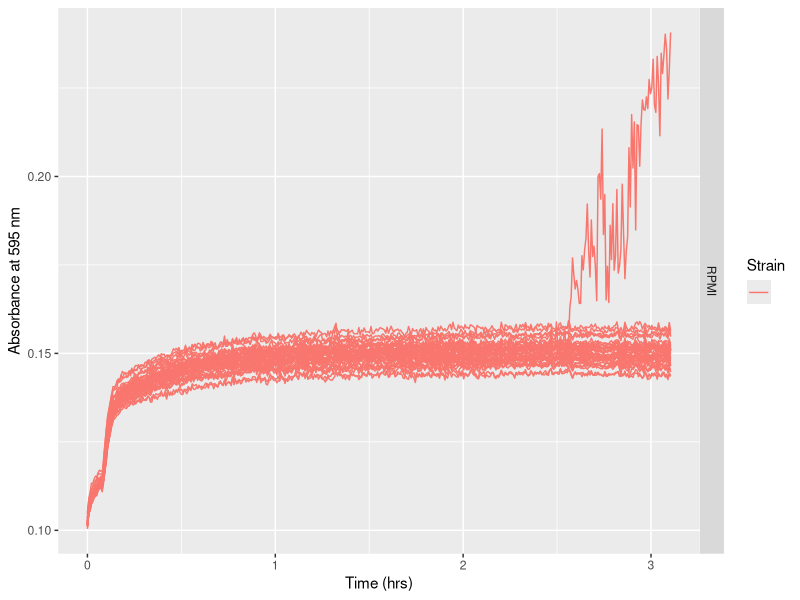
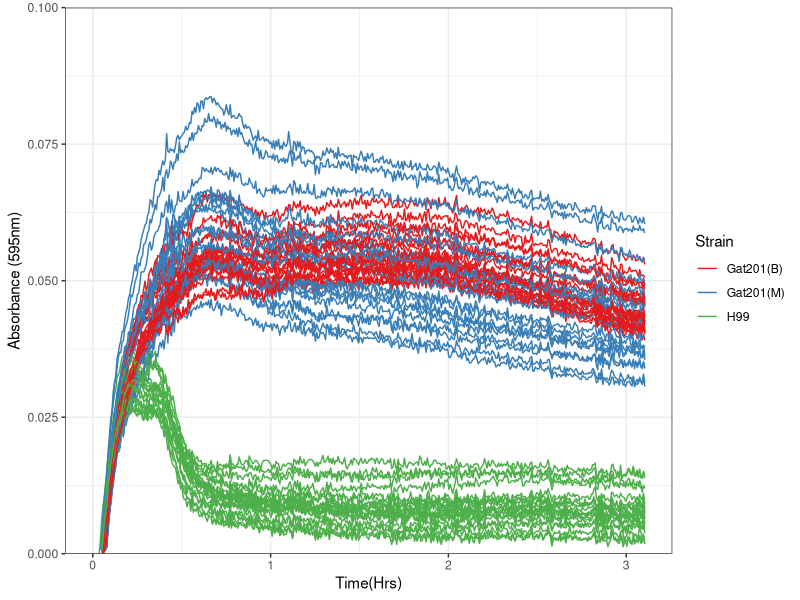
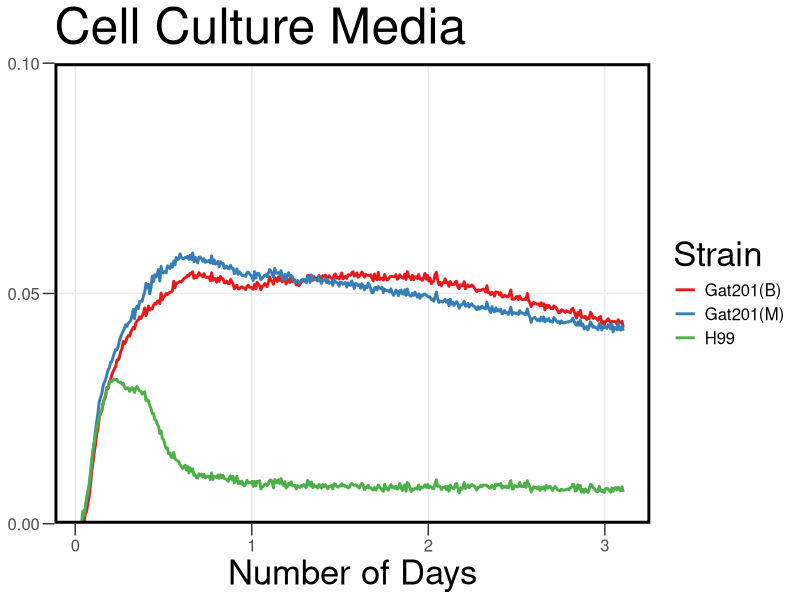
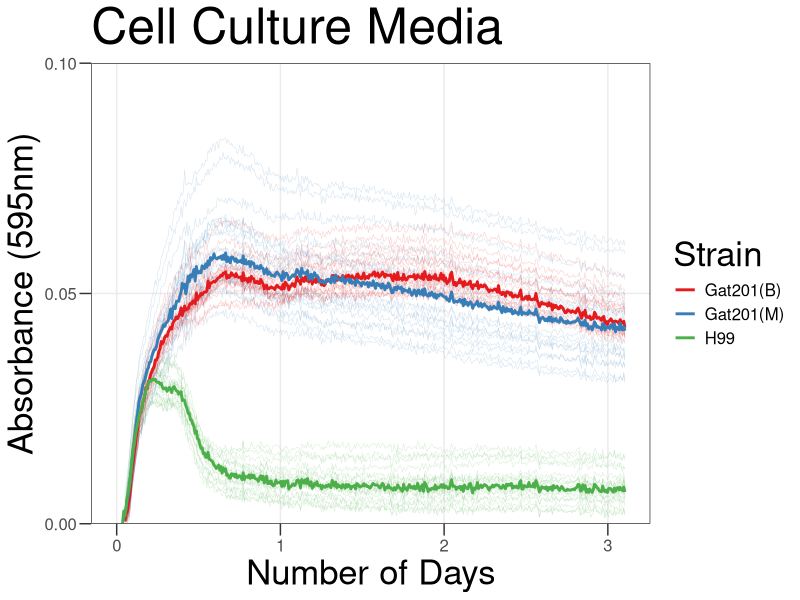
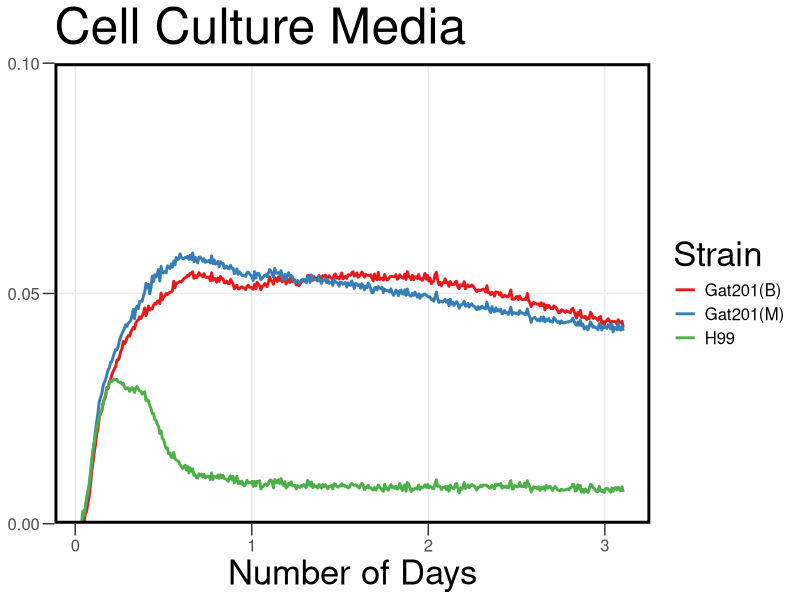
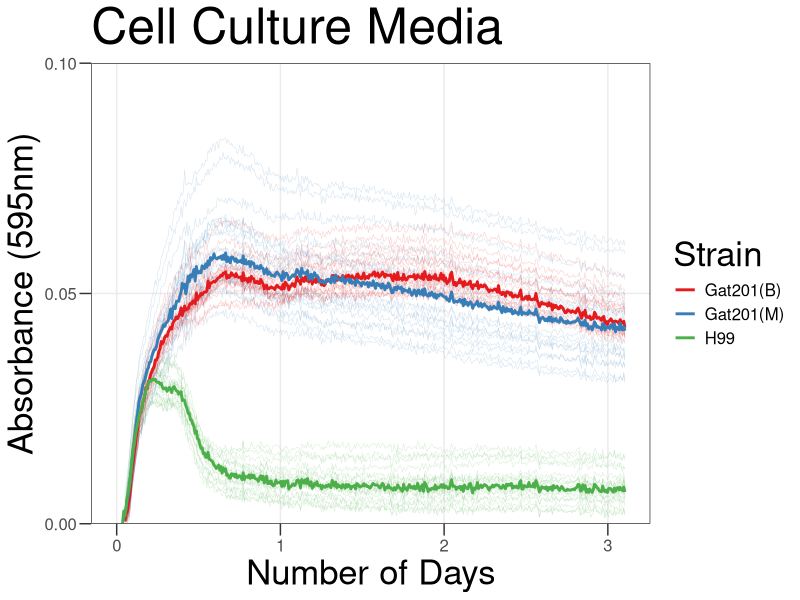

These figures' R source, in order:
## ---- chunk 1
knitr::opts_chunk$set(echo = TRUE , warning=FALSE, message=FALSE)
## ---- chunk 2
library("reshape2")
library(dplyr)
library(ggplot2)
library(tidyverse)
library(markdown)
library(cowplot)
## ---- chunk 3

rawdata <- read.csv("../Input/20200728_EH_PR2_RPMI_WT_Gat201TRSP.csv")

## ---- chunk 4

 rawdata_hrs<-mutate(rawdata, Time = Time/86400)

## ---- chunk 5
reshaped <- melt(rawdata_hrs, id=c("Time", "Temp"), 
                              variable.name="Well",
                              value.name="OD595")

summary(reshaped)
## ---- chunk 6

platemap <- read.csv("../Input/20200728-PR2_SetupCSV.csv")
head(platemap, n=10)


## ---- chunk 7

annotated <- inner_join(reshaped, platemap, by="Well")
 
## ---- chunk 8
ggplot(data=filter(annotated,Strain==""), 
       aes(x=Time, y=OD595, color=Strain, group = Well)) + 
       geom_line() + 
       facet_grid(Medium ~ .) +
       labs(x="Time (hrs)", y="Absorbance at 595 nm")
## ---- chunk 9
blank_OD_summary <- annotated %>%
  filter(Strain=="") %>%
  filter(Well != "H2") %>%
  # filter out columns 1 and 12 as well?
  group_by(Medium) %>%
  summarise(OD_median=median(OD595),
            OD_mean=mean(OD595),
            OD_max=max(OD595),
            OD_min=min(OD595))
print(blank_OD_summary)
## ---- chunk 10

normalisedOD <- annotated %>%
  left_join(blank_OD_summary, by="Medium") %>%
  mutate(OD_corrected = OD595 - OD_median)

## ---- chunk 11
ggplot(data=normalisedOD %>%
                      filter(Strain != ""), 
                      aes(x=Time, y=OD_corrected, color=Strain, group = Well)) + 
       geom_line() + 
       scale_y_continuous(limits=c(0,0.1),expand=c(0,0))+
       
  
       labs(x = "Time(Hrs)",
            y = "Absorbance (595nm)") +
       theme(text = element_text(size = 20))+
       theme_bw()+
       scale_color_brewer(palette="Set1")
## ---- chunk 12

ggplot(data=normalisedOD %>%
                     filter(Strain != ""), 
                      aes(x=Time, y=OD_corrected, color=Strain)) + 
       #geom_line(aes(group = Well), size = 0.2, alpha = 0.2) + 
       stat_summary(fun = "median", geom = "line", size = 1) +
       scale_y_continuous(limits=c(0,0.1),expand=c(0,0), breaks = c(0, 0.05, 0.1)) +
  
       labs(x = "Number of Days",
            y = "Absorbance (595nm)",
            title = "Cell Culture Media") +
           
       theme_bw() +
       theme(text = element_text(size = 15))+
       theme(axis.title = element_text(size = 25))+
       theme(axis.title.y=element_blank()) +
       theme(axis.ticks.length = unit(0.3, "cm"))+
       theme(title = element_text(size = 30))+
       theme(panel.grid.minor = element_blank())+
       theme(legend.title = element_text(size = 25))+
      theme(legend.background = element_rect(fill = "transparent", color=NA))+
  theme(legend.key = element_rect(fill = "transparent", color=NA))+
       theme (plot.background =  element_rect(fill = "transparent", color=NA), 
         panel.background = element_rect(fill = "transparent", color=NA),)+
      theme(panel.border = element_rect(linetype = "solid", colour = "black", size = 2))+
       scale_color_brewer(palette="Set1")
       
## ---- chunk 13

ggsave("../Results/RMPI_PR_Gat201_poster.png",width = 6.6,height=5)
## ---- chunk 14
ggplot(data=normalisedOD %>%
                     filter(Strain != ""), 
                      aes(x=Time, y=OD_corrected, color=Strain)) + 
       geom_line(aes(group = Well), size = 0.2, alpha = 0.2) + 
       stat_summary(fun = "median", geom = "line", size = 1) +
       scale_y_continuous(limits=c(0,0.1),expand=c(0,0), breaks = c(0, 0.05, 0.1)) +
  
       labs(x = "Number of Days",
            y = "Absorbance (595nm)",
            title = "Cell Culture Media") +
       theme_bw() +
       theme(text = element_text(size = 15))+
       theme(axis.title = element_text(size = 25)) +
  theme(axis.ticks.length = unit(0.3, "cm"))+
       theme(title = element_text(size = 30))+
       theme(legend.title = element_text(size = 25))+
  theme(panel.grid.minor = element_blank())+
       scale_color_brewer(palette="Set1")
## ---- chunk 15

ggsave("../Results/RMPI_PR_Gat201_paper.png",width = 6.6,height=5)
